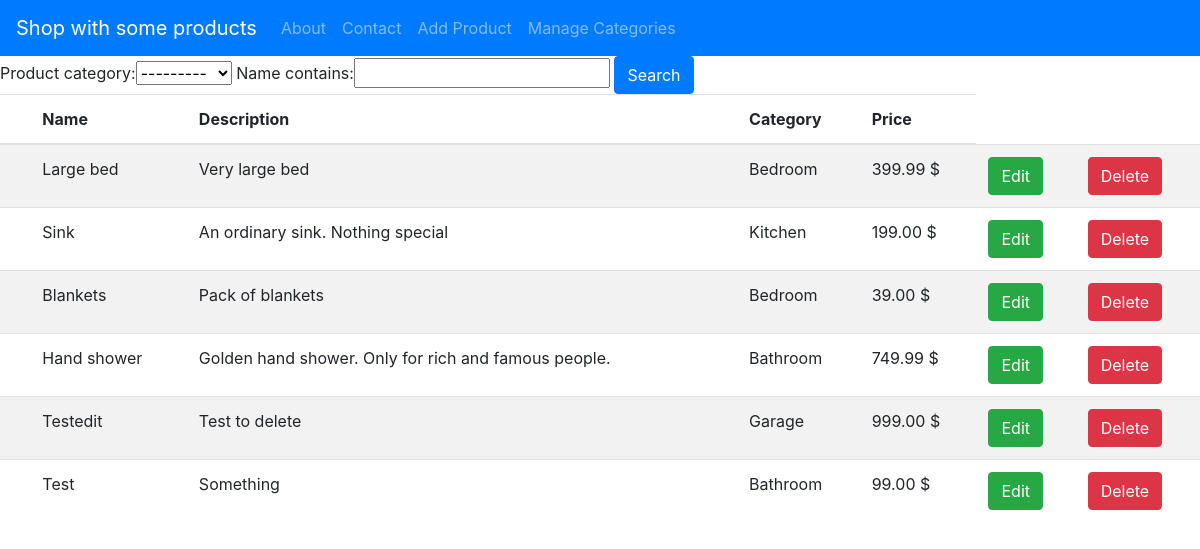
The page / on the database its author committed.
### products/models.py (models this page shows, shortened)
class Product(models.Model):
    name = models.CharField(max_length=100)
    description = models.TextField()
    product_category = models.ForeignKey(Category, null=True, on_delete=models.SET_NULL)
    price = models.DecimalField(max_digits=5, decimal_places=2)

class Category(models.Model):
    name = models.CharField(max_length=100)
    def __str__(self):
        return self.name

### products/views.py (the view)
# urls.py: path('', views.home_view, name='product_home'),
def home_view(request):
    products = Product.objects.all()
    categories = Category.objects.all()
    myFilter = ProductFilter(request.GET, queryset=products)
    products = myFilter.qs
    context = {'products': products, 'categories': categories, 'myFilter': myFilter}
    return render(request, 'products/home.html', context)

### products/templates/products/home.html
{% extends 'products/main.html' %}
{% block content %}
<form method="get">
  {{ myFilter.form}}
<button class="btn btn-primary" type="submit">Search</button>
</form>
<table class="table table-striped">
    <thead>
      <tr>
        <th scope="col"></th>
        <th scope="col">Name</th>
        <th scope="col">Description</th>
        <th scope="col">Category</th>
        <th scope="col">Price</th>
      </tr>
    </thead>
    <tbody>
      {% for product in products %}
      <tr>
        <th scope="row"></th>
        <td>{{ product.name }}</td>
        <td>{{ product.description }}</td>
        <td>{{ product.product_category }}</td>
        <td>{{ product.price }} $ </td>
        <td><a class="btn btn-success" href="{% url 'product_edit' product.id %}">Edit</a></td>
        <td><a class="btn btn-danger" href="{% url 'product_delete' product.id %}">Delete</a></td>
      </tr>
      {% endfor %}
    </tbody>
  </table>
{% endblock %}

### rows shown on the page
Product: name "Large bed", description "Very large bed", product_category "Bedroom", price "399.99"
Product: name "Sink", description "An ordinary sink. Nothing special", product_category "Kitchen", price "199.00"
Product: name "Blankets", description "Pack of blankets", product_category "Bedroom", price "39.00"
Product: name "Hand shower", description "Golden hand shower. Only for rich and famous people.", product_category "Bathroom", price "749.99"
Product: name "Testedit", description "Test to delete", product_category "Garage", price "999.00"
Product: name "Test", description "Something", product_category "Bathroom", price "99.00"
